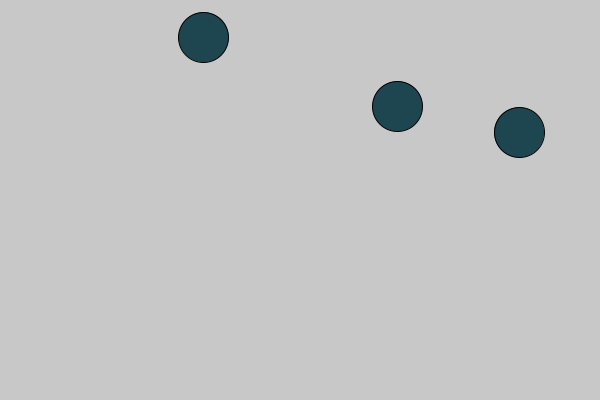
Frame 1 (no input)
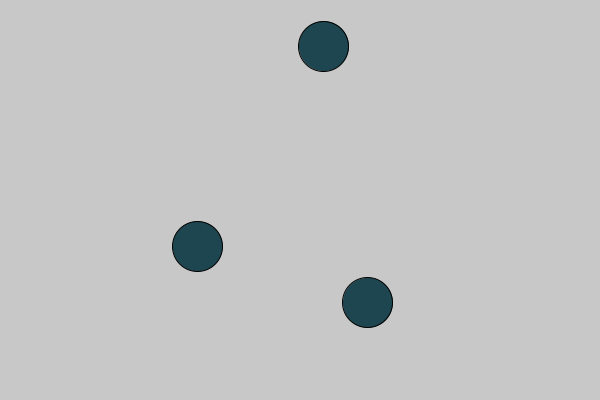
Frame 60 (the mouse pressed at the canvas centre just before this capture)
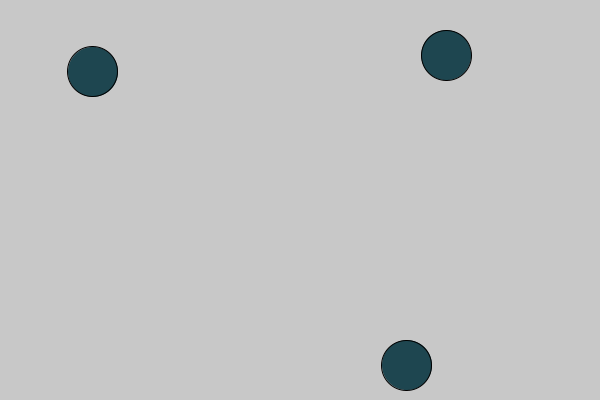
Frame 120 (the mouse held since frame 60 and released just before this capture)

The Processing sketch that drew these frames (run headless with seeded random() and noise(); from frame 60 on, the mouse is pressed at the canvas centre):

// Processing sketch: processing_43234
// ── processing_43234.pde

//Author: Herbert Hsu
//Purpose: practice to make bouncing balls within the canvas
//Functioning: once a ball hits the boundry, the circle in the middle enlarges. 
//Reference: demos from Nik

float[]x=new float[3];
float[]y=new float[3];
float[]w=new float[3];
float[]h=new float[3];
float[]d=new float[3];
float a;

void setup(){
size (600, 400);
smooth();
for(int i=0;i<3;i++){
x[i]=random(width);
y[i]=random(height);
w[i]=random(10);
h[i]=random(10);

  ellipse(x[i],y[i],50,50);
}
 
}

void draw(){
  background(200);
 for(int i=0;i<3;i++){
   if (x[i]<25||x[i]>width-25){
   w[i]=-w[i];
   a+=5;
   //the effect is not good
   ellipse(300,200,a,a);
   }
   if(y[i]<25||y[i]>height-25){
   h[i]=-h[i];
   a+=5;
   ellipse(300,200,a,a);
   }
 fill(30,70,80);  
 x[i]=x[i]+w[i];
 y[i]=y[i]+h[i];
  ellipse(x[i],y[i],50,50);
 }
  
}
